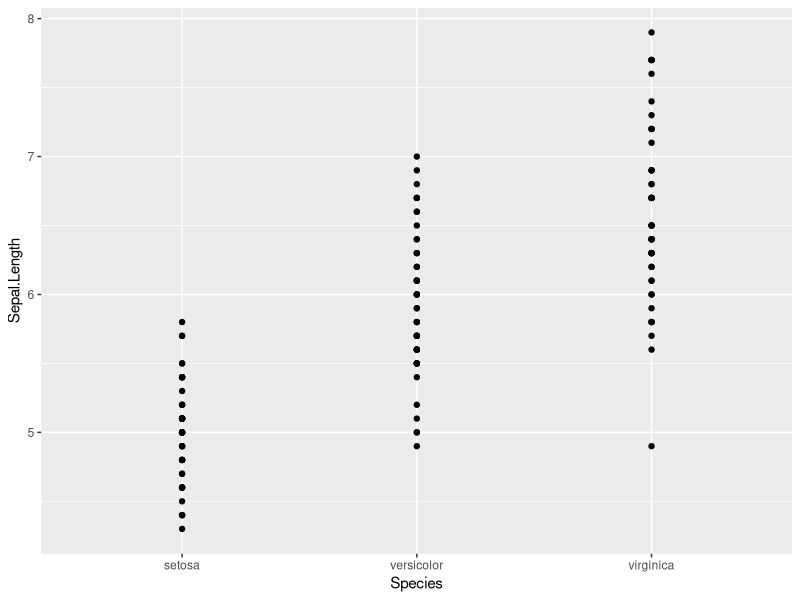
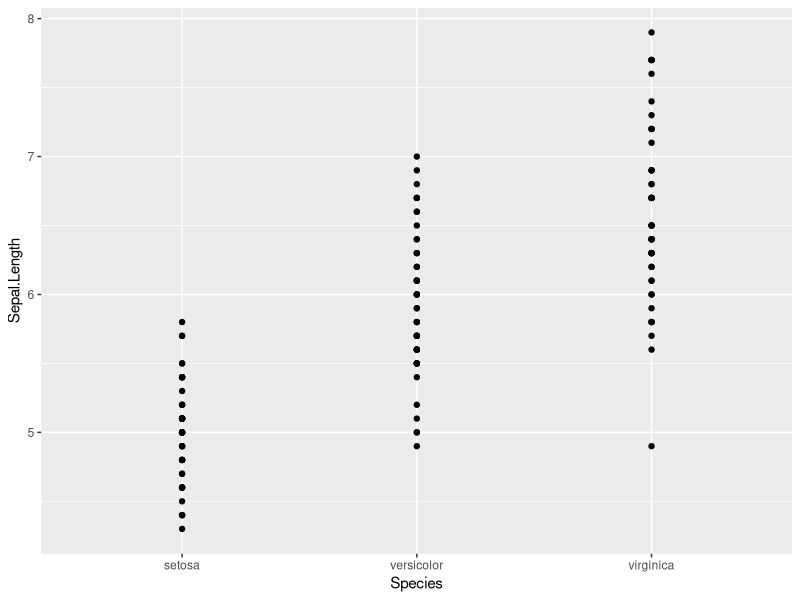
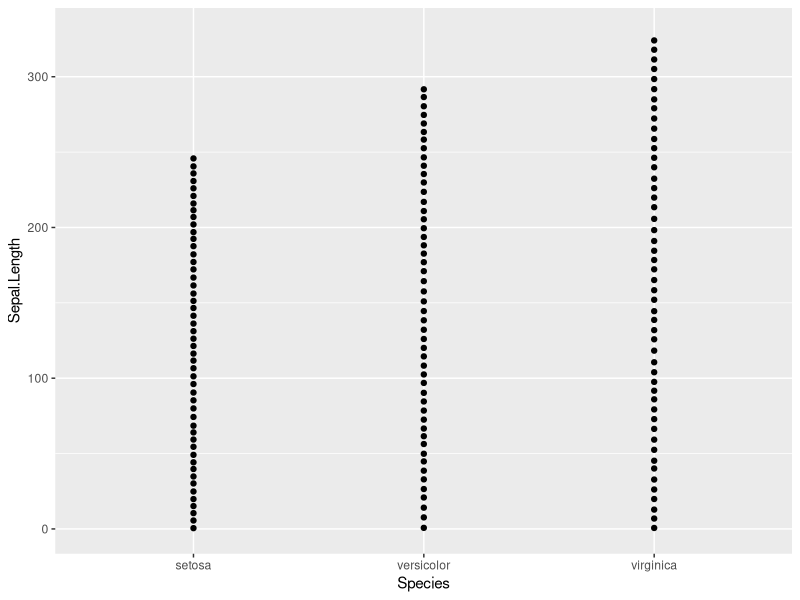
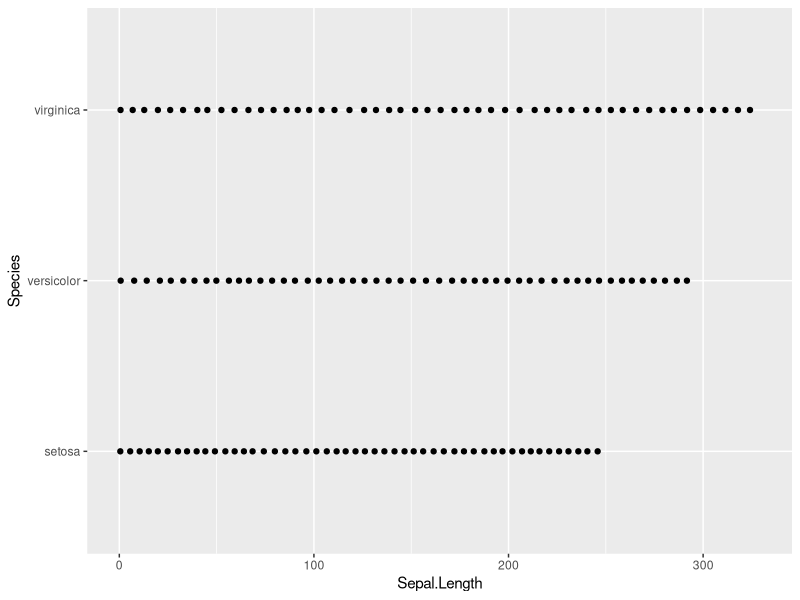
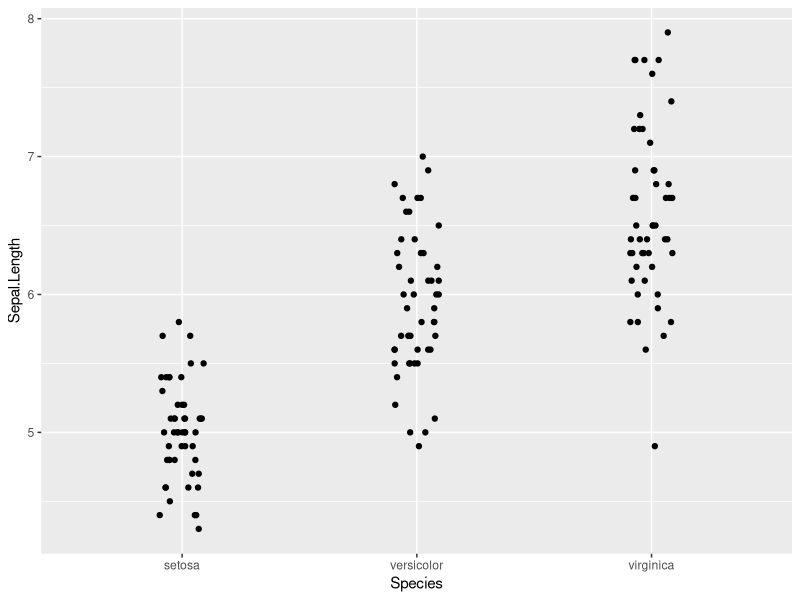
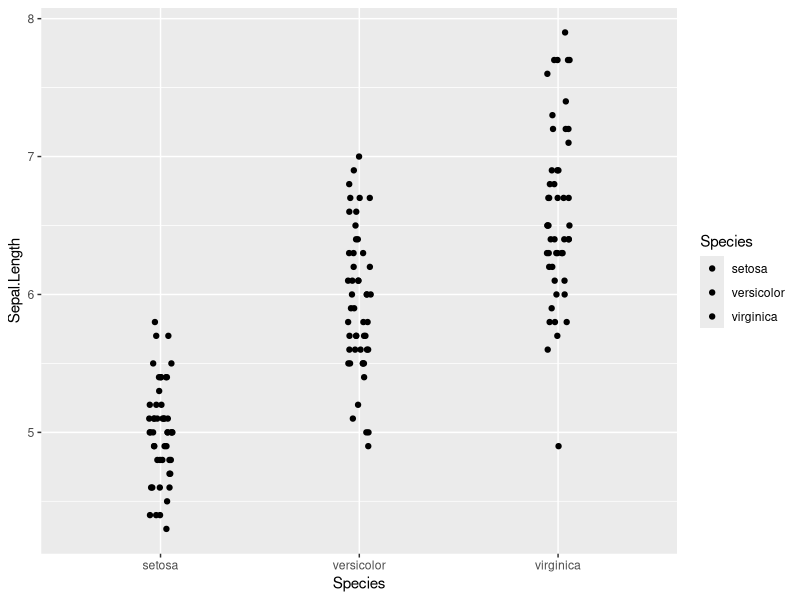

The R source for these figures, in order: (Note: this script raises an error after producing the figures.)
## ---- chunk 1
library(ggplot2)

ggplot(iris, aes(x=Species, y=Sepal.Length)) +
  geom_point()

ggplot(iris, aes(x=Species, y=Sepal.Length)) +
  geom_point(position = position_dodge())

ggplot(iris, aes(x=Species, y=Sepal.Length, ymax=Sepal.Length+0.2)) +
  geom_point(position = position_stack(0.1, 0))

ggplot(iris, aes(y=Species, x=Sepal.Length, ymax=Sepal.Length+0.2)) +
  geom_point(position = position_stack(0.1, 0.1))

ggplot(iris, aes(x=Species, y=Sepal.Length)) +
  geom_point(position = position_jitter(0.1, 0))

ggplot(iris, aes(x=Species, fill=Species, y=Sepal.Length)) +
  geom_point(position = position_jitterdodge(0.3, 0))


#
# factor

# jednak nie jest zaimplementowane

ggplot(iris, aes(x=Species, y=factor(Sepal.Length), group=factor(Sepal.Length))) +
  geom_point(position = position_dodge(width = 0.2, 0))





#
# geom _line
#
ggplot(iris, aes(x=Sepal.Width, y=Sepal.Length)) +
  geom_path() + 
  geom_point()

ggplot(iris, aes(x=Sepal.Width, y=Sepal.Length)) +
  geom_path(position = "stack") + 
  geom_point()


ggplot(iris, aes(x=Sepal.Width, y=Sepal.Length)) +
  geom_path(position = "dodge") + 
  geom_point()
